Frame 1 (no input): blank canvas, image omitted
Frame 60 (the mouse pressed at the canvas centre just before this capture): blank canvas, image omitted
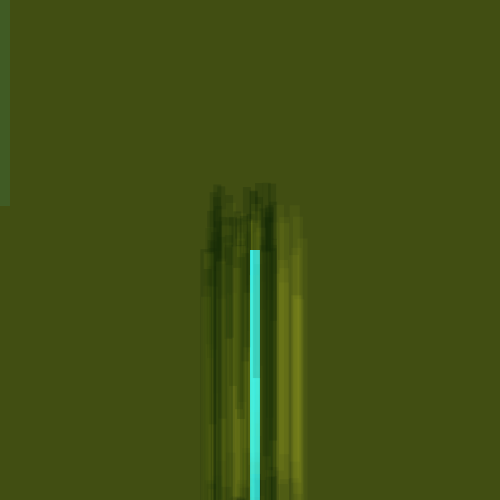
Frame 120 (the mouse held since frame 60 and released just before this capture)

The Processing sketch whose frames 1 and 60 were blank and that drew this single picture after the mouse press (run headless with seeded random() and noise(); from frame 60 on, the mouse is pressed at the canvas centre):

// Processing sketch: processing_2420
// ── processing_2420.pde

boolean isDrawing = false;

//this is the setup wrapper. Anything in here happens once at the start of the program.

void setup() {
  size(500,500); //this is the size
  background(#414e12); //this sets the background colour
  smooth();//this turns on smoothing to make the line smooth
  fill(0,0,0,50);
  
  
};

//this is the draw wrapper. Anything in here happens once per frame. 

void draw(){
  
 if (isDrawing){
  
  noStroke();
  fill(51,236,248,20);
  rect(pmouseX,pmouseY,10,mouseY - random(-150,150));
  noStroke();
  fill(246,248,51,10);
  rect(mouseX - random(-50,50),mouseY - random(-50,50),10,mouseY - random(-30,30));
  noStroke();
  fill(19,38,6,60);
  rect(mouseX - random(-20,50),mouseY - random(-20,70),8,mouseY - random(-200,200));

 };
  
};


void mousePressed(){
  isDrawing = !isDrawing;
};
